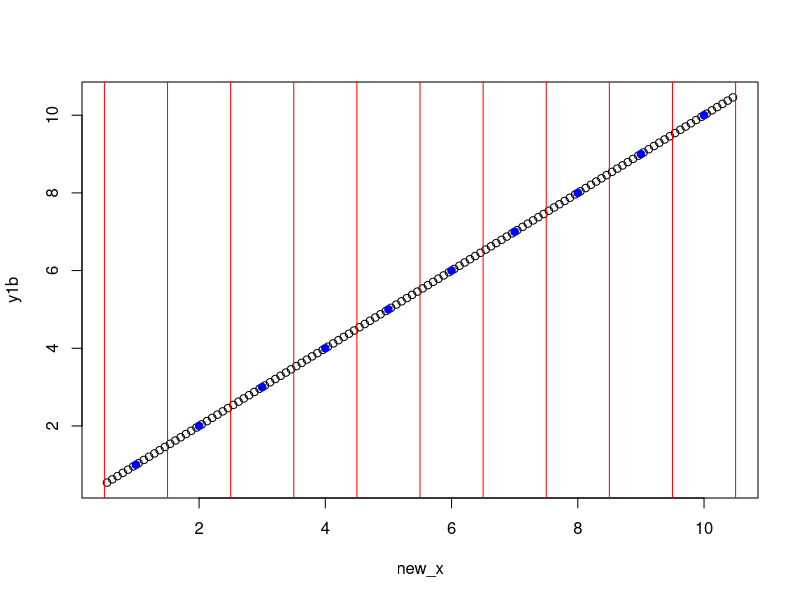
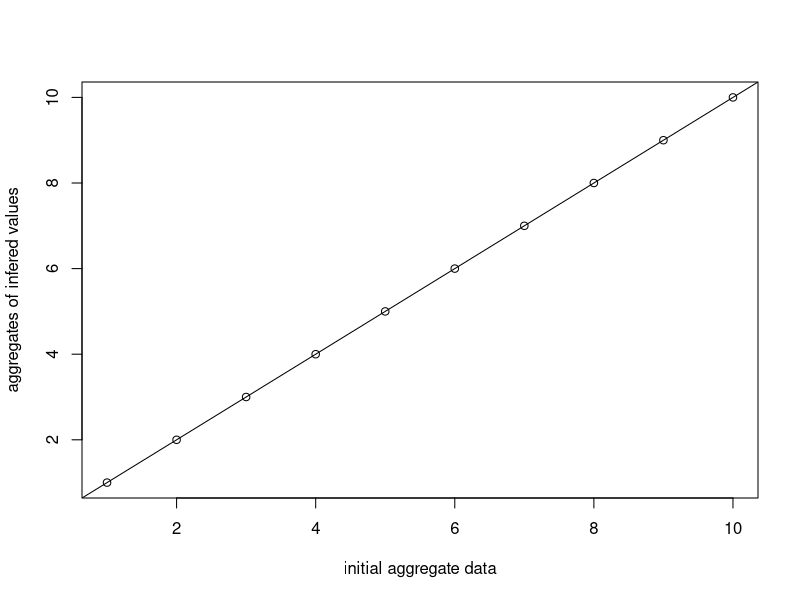
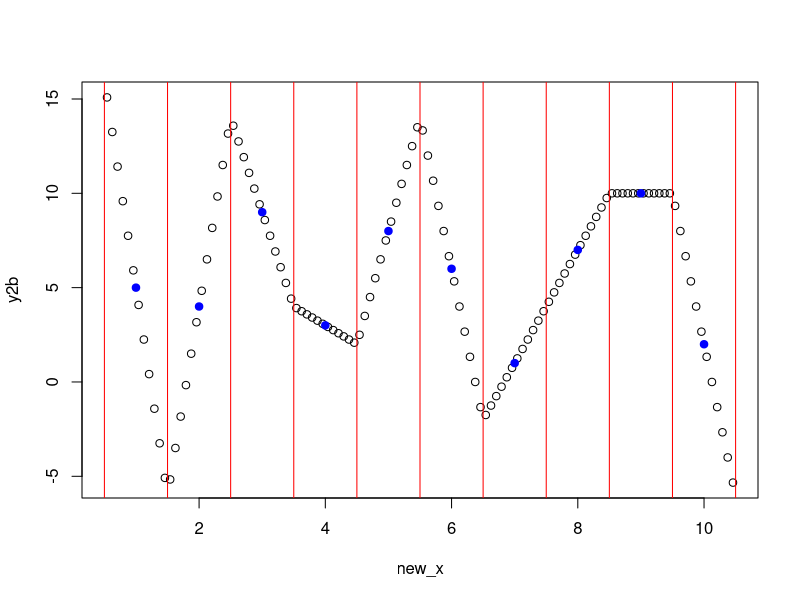
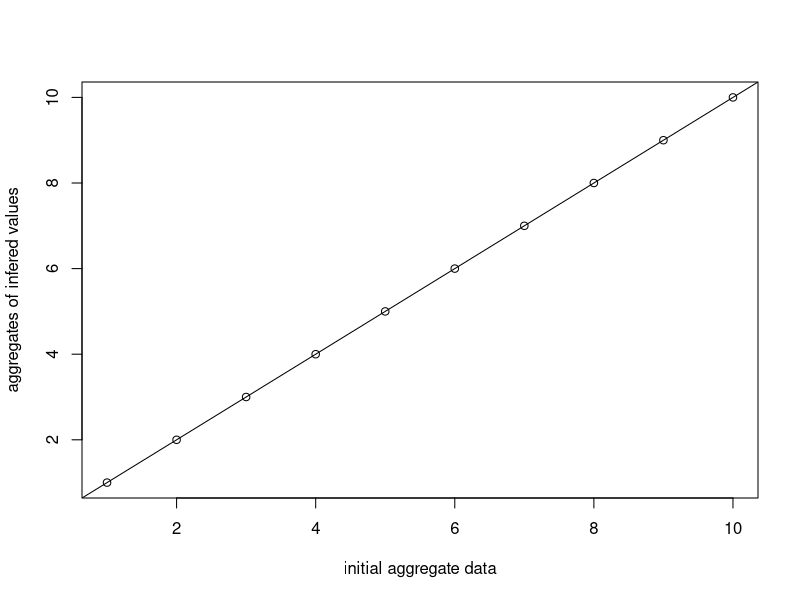

Write R code to recreate these figures, in order.
## ---- chunk 1
knitr::knit_hooks$set(
  margin = function(before, options, envir) {
    if (before) par(mgp = c(1.5, .5, 0), bty = "n", plt = c(.11, .97, .15, .97))
    else NULL
  })

knitr::opts_chunk$set(margin = TRUE,
                      fig.height = 3.5,
                      fig.width = 4.24725,
                      fig.align = "center")
## ---- chunk 2
centers <- function(x, with_borders = FALSE) {
  ctrs <- x[-1] - diff(x) / 2
  if (with_borders)
    return(c(2 * x[1] - ctrs[1], ctrs, 2 * tail(x, 1) - tail(ctrs, 1)))
  ctrs
}
## ---- chunk 3
unsmoothness <- function(list_of_models) {
  require(magrittr)
  list_of_models %>% 
    sapply(get_slope) %>%
    diff() %>% 
    abs() %>% 
    sum()
}
## ---- chunk 4
get_slope <- function(model) coef(model)[2]
## ---- chunk 5
make_models <- function(y2_0) {
  models <- vector("list", nb)
  y2 <- c(y2_0, rep(NA, nb))
  for(i in 1:nb) {
    x_val <- c(the_centers[i], x[i])
    y_val <- c(y2[i], y[i])
    models[[i]] <- m <- lm(y_val ~ x_val)
    y2[i + 1] <- predict(m, data.frame(x_val = the_centers[i + 1]))
  }
  models
}
## ---- chunk 6
make_interval <- function(x) {
  the_range <- range(x)
  c(-1, 1) * diff(the_range) + the_range
}
## ---- chunk 7
make_new_x <- function(x, n) {
  the_centers <- centers(x, TRUE)
  bys <- diff(the_centers) / n
  Map(seq, from = the_centers[seq_along(x)] + bys / 2, by = bys, le = n)
}
## ---- chunk 8
downscale <- function(y, x, n) {
  require(magrittr)
  
  nb <- length(x)
  the_centers <- centers(x, TRUE)

# The function that makes the list of linear models (one per interval).
# Note that it uses `nb` and `the_centers` defined above.
  make_models <- function(y2_0) {
    models <- vector("list", nb)
    y2 <- c(y2_0, rep(NA, nb))
    for(i in 1:nb) {
      x_val <- c(the_centers[i], x[i])
      y_val <- c(y2[i], y[i])
      models[[i]] <- m <- lm(y_val ~ x_val)
      y2[i + 1] <- predict(m, data.frame(x_val = the_centers[i + 1]))
    }
    models
  }

# Using the function `unsmoothness()` to find the best `y2_0` value:
  best_y2_0 <- optimize(
    function(x) unsmoothness(make_models(x)),
    make_interval(y)
  )$minimum

# Generating the list of models with the best `y2_0` value:
  models <- make_models(best_y2_0)
  
# Now that everything is ready:
  x %>%
    make_new_x(n) %>% 
    lapply(function(x) data.frame(x_val = x)) %>% 
    Map(predict, models, .) %>% 
    unlist()
}
## ---- chunk 9
x <- 1:10
n <- 12
## ---- chunk 10
the_centers <- centers(x, TRUE)
## ---- chunk 11
new_x <- unlist(make_new_x(x, n))
## ---- chunk 12
y1 <- 1:10
y1b <- downscale(y1, x, n)
plot(new_x, y1b)
points(x, y1, col = "blue", pch = 19)
abline(v = the_centers, col = "red")
## ---- chunk 13
plot(y1, colMeans(matrix(y1b, n)),
     xlab = "initial aggregate data",
     ylab = "aggregates of infered values")
abline(0, 1)
## ---- chunk 14
y2 <- sample(y1)
y2b <- downscale(y2, x, n)
plot(new_x, y2b)
points(x, y2, col = "blue", pch = 19)
abline(v = the_centers, col = "red")
plot(y2, colMeans(matrix(y2b, n)),
     xlab = "initial aggregate data",
     ylab = "aggregates of infered values")
abline(0, 1)
